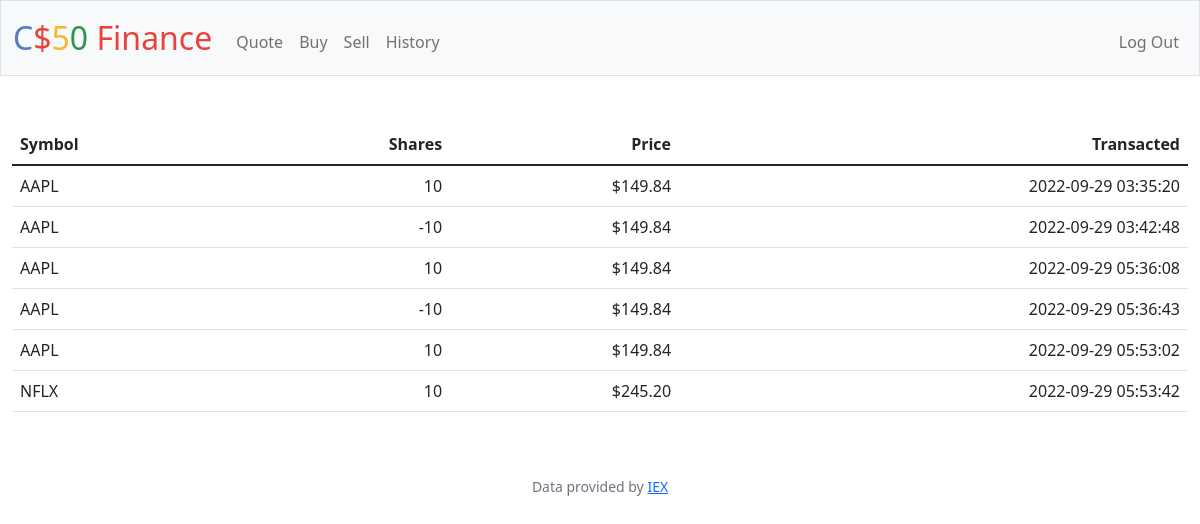
The app's page /history (signed in) with its own data.
### tables this page shows
CREATE TABLE buyer (
	id INTEGER PRIMARY KEY AUTOINCREMENT NOT NULL,
	user_id INTEGER NOT NULL,
	symbol TEXT NOT NULL,
	company_name TEXT NOT NULL,
	price NUMERIC NOT NULL,
	shares INTEGER NOT NULL,
	time TIMESTAMP NOT NULL DEFAULT CURRENT_TIMESTAMP,
	FOREIGN key (user_id) REFERENCES users(id)
);

### app.py (the view)
@app.route("/history")
@login_required
def history():
    id = session['user_id']
    stock_info = db.execute("SELECT * FROM buyer WHERE user_id = ?", id)
    return render_template("history.html", stock_info=stock_info)

### app.py (called while the page is built)
@app.after_request
def after_request(response):
    response.headers["Cache-Control"] = "no-cache, no-store, must-revalidate"
    response.headers["Expires"] = 0
    response.headers["Pragma"] = "no-cache"
    return response

### helpers.py (called while the page is built)
def login_required(f):
    @wraps(f)
    def decorated_function(*args, **kwargs):
        if session.get("user_id") is None:
            return redirect("/login")
        return f(*args, **kwargs)
    return decorated_function

def usd(value):
    return f"${value:,.2f}"

### templates/history.html (shortened to what this page needs)
{% extends "layout.html" %}
{% block main %}
    <table class="table">
        <thead>
            <tr>
                <th class="text-start">Symbol</th>
                <th class="text-end">Shares</th>
                <th class="text-end">Price</th>
                <th class="text-end">Transacted</th>
            </tr>
        </thead>
        <tbody>
            {% for row in range(stock_info|length) %}
                <tr>
                    <td class="text-start">{{stock_info[row]["symbol"]}}</td>
                    <td class="text-end">{{stock_info[row]["shares"]}}</td>
                    <td class="text-end">{{stock_info[row]["price"] | usd}}</td>
                    <td class="text-end">{{stock_info[row]["time"]}}</td>
                </tr>
            {% endfor %}
        </tbody>
    </table>
{% endblock %}

### templates/layout.html (shortened to what this page needs)
<!DOCTYPE html>
<html lang="en">
    <head>
        <link href="https://cdn.jsdelivr.net/npm/bootstrap@5.1.3/dist/css/bootstrap.min.css" rel="stylesheet">
        <link href="/static/styles.css" rel="stylesheet">
    </head>
    <body>
        <nav class="bg-light border navbar navbar-expand-md navbar-light">
            <div class="container-fluid">
                <a class="navbar-brand" href="/"><span class="blue">C</span><span class="red">$</span><span class="yellow">5</span><span class="green">0</span> <span class="red">Finance</span></a>
                <div class="collapse navbar-collapse" id="navbar">
                    {% if session["user_id"] %}
                        <ul class="navbar-nav me-auto mt-2">
                            <li class="nav-item"><a class="nav-link" href="/quote">Quote</a></li>
                            <li class="nav-item"><a class="nav-link" href="/buy">Buy</a></li>
                            <li class="nav-item"><a class="nav-link" href="/sell">Sell</a></li>
                            <li class="nav-item"><a class="nav-link" href="/history">History</a></li>
                        </ul>
                        <ul class="navbar-nav ms-auto mt-2">
                            <li class="nav-item"><a class="nav-link" href="/logout">Log Out</a></li>
                        </ul>
                    {% else %}
                        <ul class="navbar-nav ms-auto mt-2">
                            <li class="nav-item"><a class="nav-link" href="/register">Register</a></li>
                            <li class="nav-item"><a class="nav-link" href="/login">Log In</a></li>
                        </ul>
                    {% endif %}
                </div>
            </div>
        </nav>
        <main class="container-fluid py-5 text-center">
            {% block main %}{% endblock %}
        </main>
        <footer class="mb-5 small text-center text-muted">
            Data provided by <a href="https://iexcloud.io/">IEX</a>
        </footer>
    </body>
</html>

### static/styles.css (style rules this page uses)
nav .navbar-brand { font-size: xx-large; }
nav .navbar-brand .blue { color: #537fbe; }
nav .navbar-brand .red { color: #ea433b; }
nav .navbar-brand .yellow { color: #f5b82e; }
nav .navbar-brand .green { color: #2e944b; }

### records on screen
buyer: symbol "AAPL", shares "10", price "$149.84", time "2022-09-29 03:35:20"
buyer: symbol "AAPL", shares "-10", price "$149.84", time "2022-09-29 03:42:48"
buyer: symbol "AAPL", shares "10", price "$149.84", time "2022-09-29 05:36:08"
buyer: symbol "AAPL", shares "-10", price "$149.84", time "2022-09-29 05:36:43"
buyer: symbol "AAPL", shares "10", price "$149.84", time "2022-09-29 05:53:02"
buyer: symbol "NFLX", shares "10", price "$245.20", time "2022-09-29 05:53:42"
